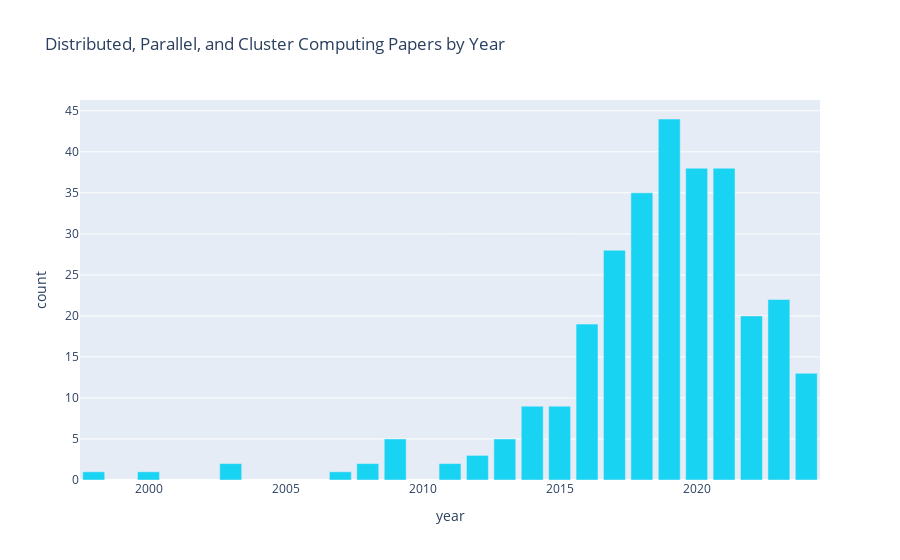

Here is the notebook cell this chart was saved with:
### Code cell
top = 'Distributed, Parallel, and Cluster Computing'
px.bar(cat_year_num.query("category == @top"), x = 'year', y = 'count', title= top + " Papers by Year", color_discrete_sequence=[color_dict[top]])

### Figure 1 — Plotly figure (JSON) as saved in the notebook; plotly's stock layout.template omitted (floating-point values rounded to 4 significant figures)
{"data": [{"hovertemplate": "year=%{x}<br>count=%{y}<extra></extra>", "legendgroup": "", "marker": {"color": "#19D3F3", "pattern": {"shape": ""}}, "name": "", "orientation": "v", "showlegend": false, "textposition": "auto", "type": "bar", "x": [1998, 2000, 2003, 2007, 2008, 2009, 2011, 2012, 2013, 2014, 2015, 2016, 2017, 2018, 2019, 2020, 2021, 2022, 2023, 2024], "xaxis": "x", "y": [1, 1, 2, 1, 2, 5, 2, 3, 5, 9, 9, 19, 28, 35, 44, 38, 38, 20, 22, 13], "yaxis": "y"}], "layout": {"barmode": "relative", "legend": {"tracegroupgap": 0}, "title": {"text": "Distributed, Parallel, and Cluster Computing Papers by Year"}, "xaxis": {"anchor": "y", "domain": [0, 1], "title": {"text": "year"}}, "yaxis": {"anchor": "x", "domain": [0, 1], "title": {"text": "count"}}}}
